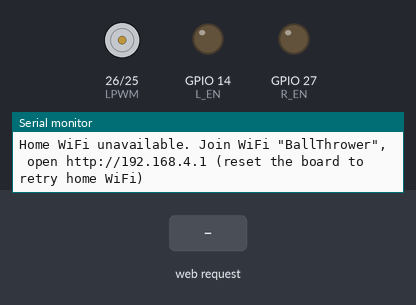
A sketch run on a simulated ESP32. On the bench: motor-driver pin pairs drawn as motors (green arrow = first pin HIGH = forward, orange = second pin HIGH = backward, longer = more drive), output pins drawn as LEDs (lit = HIGH), the last lines printed to the serial monitor. The inputs (shaded band) are chosen by the test bench. WiFi joins after 1.5 s; servers stay silent unless stated.

Above: at 1.2 s.
1.3 s: HTTP request GET /set?p=120 received
At 3.9 s:
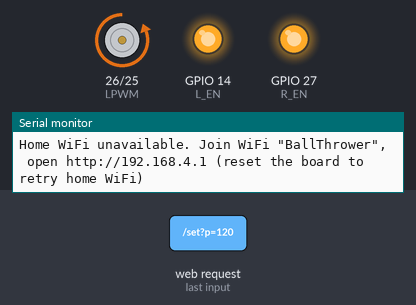
4.3 s: HTTP request GET /hb received
At 4.8 s:
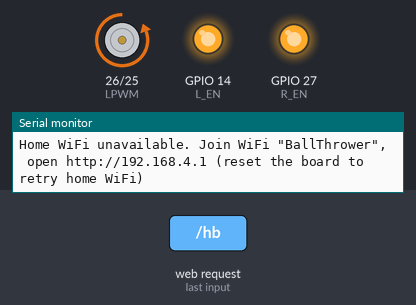
5.8 s: HTTP request GET /stop received
At 6.2 s:
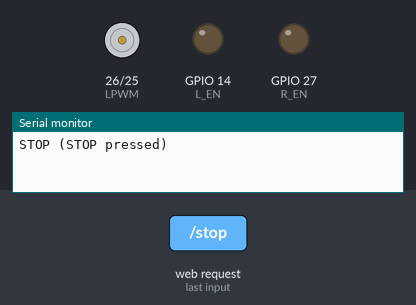
7.3 s: HTTP request GET /set?p=1 received
At 8.5 s:
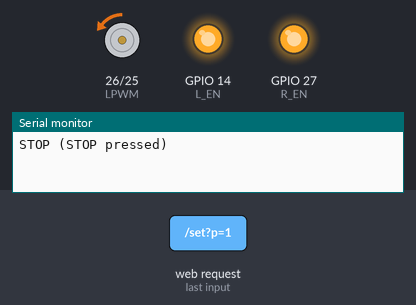
Timing chart, 0 to 11.8 s (numbered marks = the images above; inputs shaded):
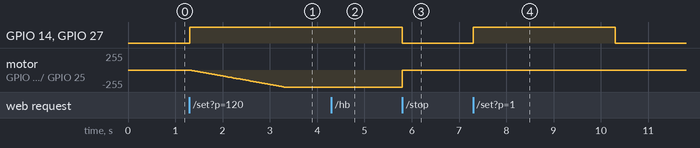

The sketch:

ball_thrower.ino
```cpp
// Ping-pong ball thrower: RS550 speed control from a phone, through a BTS7960
// driver.
//
// Joins your Wi-Fi (settings in config.h); page at http://ballthrower.local
// or the IP printed on serial. Without config.h, or if the Wi-Fi join fails
// for 30 s, it makes its own network "BallThrower" with the page at
// http://192.168.4.1. Unplug the board when not in use.
//
// Safety:
// - boots stopped, driver disabled;
// - speed changes ramp (no instant jump to full power);
// - STOP is instant (PWM 0 and driver disabled);
// - if the page stops checking in for 3 s (phone locked, tab closed, out of
//   range), the motor ramps to a stop.
//
// Wiring (see docs/wiring.md): RPWM 25, LPWM 26, R_EN 27, L_EN 14.
// ESP32 Arduino core 3.x (pin-based LEDC API).

#include <WiFi.h>
#include <WebServer.h>
#include <ESPmDNS.h>
#include <esp_wifi.h>
#include <DNSServer.h>

// Wi-Fi and device settings live in config.h (git-ignored).
// Copy config.example.h to config.h and fill it in.
#if __has_include("config.h")
#include "config.h"
#endif

#if defined(WIFI_STA_SSID) && defined(WIFI_STA_PASSWORD)
#define HAS_WIFI_SECRETS 1
#else
#define HAS_WIFI_SECRETS 0
#endif

// Fallback access point. Set your own AP_PASSWORD (8+ characters) in config.h.
#ifndef AP_SSID
#define AP_SSID "BallThrower"
#endif
#ifndef AP_PASSWORD
#define AP_PASSWORD "change-me-please"
#endif
#ifndef DEVICE_HOSTNAME
#define DEVICE_HOSTNAME "ballthrower"
#endif

constexpr uint8_t RPWM = 25;
constexpr uint8_t LPWM = 26;
constexpr uint8_t R_EN = 27;
constexpr uint8_t L_EN = 14;
constexpr uint32_t PWM_FREQUENCY = 20000;
constexpr uint8_t PWM_RESOLUTION = 8;

constexpr float RAMP_PERCENT_PER_S = 50.0f;      // 0 -> 100 % takes 2 s
constexpr uint32_t HEARTBEAT_TIMEOUT_MS = 3000;
constexpr uint32_t CONTROL_PERIOD_MS = 20;

WebServer server(80);

float targetPercent = 0.0f;
float currentPercent = 0.0f;
bool driverEnabled = false;
uint32_t lastHeartbeatMs = 0;
uint32_t lastControlMs = 0;
const char *lastStopReason = "boot";

void writeDuty(float percent) {
  const uint32_t duty = static_cast<uint32_t>(percent * 255.0f / 100.0f + 0.5f);
  ledcWrite(RPWM, duty);
  ledcWrite(LPWM, 0);
}

void enableDriver(bool on) {
  digitalWrite(R_EN, on ? HIGH : LOW);
  digitalWrite(L_EN, on ? HIGH : LOW);
  driverEnabled = on;
}

void stopNow(const char *reason) {
  targetPercent = 0.0f;
  currentPercent = 0.0f;
  writeDuty(0.0f);
  enableDriver(false);
  lastStopReason = reason;
  Serial.printf("STOP (%s)\n", reason);
}

void controlTick() {
  const uint32_t now = millis();
  const float dt = (now - lastControlMs) / 1000.0f;
  lastControlMs = now;

  if (targetPercent > 0.0f && now - lastHeartbeatMs > HEARTBEAT_TIMEOUT_MS) {
    targetPercent = 0.0f;
    lastStopReason = "page stopped checking in";
    Serial.println("Heartbeat lost: ramping to stop");
  }

  const float step = RAMP_PERCENT_PER_S * dt;
  if (currentPercent < targetPercent) {
    currentPercent = min(targetPercent, currentPercent + step);
  } else if (currentPercent > targetPercent) {
    currentPercent = max(targetPercent, currentPercent - step);
  }

  if (currentPercent > 0.0f && !driverEnabled) enableDriver(true);
  writeDuty(currentPercent);
  if (currentPercent == 0.0f && targetPercent == 0.0f && driverEnabled) enableDriver(false);
}

const char kPage[] PROGMEM = R"HTML(<!doctype html>
<html><head><meta charset="utf-8"><meta name="viewport" content="width=device-width,initial-scale=1">
<title>Ball Thrower</title>
<style>
:root{--bg:#14161a;--panel:#1e2127;--ink:#eef0f3;--muted:#9aa1ad;--go:#2f9e6a;--stop:#d43c3c;--accent:#e8a33d}
*{box-sizing:border-box}body{margin:0;padding:20px 16px;background:var(--bg);color:var(--ink);
font:16px/1.4 system-ui,-apple-system,Segoe UI,Roboto,sans-serif;max-width:480px;margin-inline:auto}
h1{font-size:22px;margin:0 0 4px}.sub{color:var(--muted);font-size:13px;margin-bottom:18px}
.panel{background:var(--panel);border-radius:14px;padding:18px;margin-bottom:14px}
.big{font-size:56px;font-weight:700;font-variant-numeric:tabular-nums;line-height:1}
.row{display:flex;gap:10px;flex-wrap:wrap}.lbl{color:var(--muted);font-size:13px}
input[type=range]{width:100%;height:44px;accent-color:var(--accent)}
button{flex:1;min-width:64px;padding:16px 10px;border:0;border-radius:12px;font-size:18px;font-weight:600;
background:#2b2f37;color:var(--ink)}button:active{transform:scale(.97)}
#go{background:var(--go)}#stop{background:var(--stop);font-size:26px;padding:26px;width:100%}
.bar{height:10px;background:#2b2f37;border-radius:6px;overflow:hidden;margin-top:10px}
.bar>div{height:100%;width:0;background:var(--accent);transition:width .1s}
#msg{color:var(--muted);font-size:13px;min-height:1.4em}
</style></head><body>
<h1>Ball Thrower</h1><div class="sub">RS550 speed control</div>
<div class="panel"><div class="lbl">Motor now</div><div class="big"><span id="cur">0</span>%</div>
<div class="bar"><div id="curbar"></div></div></div>
<div class="panel"><div class="lbl">Set speed: <b id="setv">0</b>%</div>
<input id="sl" type="range" min="0" max="100" step="1" value="0">
<div class="row"><button data-p="25">25</button><button data-p="50">50</button><button data-p="75">75</button><button data-p="100">100</button></div>
<div class="row" style="margin-top:10px"><button id="go">Go</button></div></div>
<button id="stop">STOP</button>
<p id="msg"></p>
<script>
const $=id=>document.getElementById(id);let running=false;
function show(s){$('cur').textContent=Math.round(s.current);$('curbar').style.width=s.current+'%';
 $('msg').textContent=s.target>0?'running':'stopped ('+s.reason+')';}
async function call(p){try{const r=await fetch(p,{cache:'no-store'});show(await r.json());}catch(e){$('msg').textContent='no connection';}}
$('sl').oninput=()=>{$('setv').textContent=$('sl').value;if(running)call('/set?p='+$('sl').value);};
document.querySelectorAll('[data-p]').forEach(b=>b.onclick=()=>{$('sl').value=b.dataset.p;$('sl').oninput();});
$('go').onclick=()=>{running=true;call('/set?p='+$('sl').value);};
$('stop').onclick=()=>{running=false;call('/stop');};
setInterval(()=>call('/hb'),500);
</script></body></html>)HTML";

void sendState() {
  char buf[160];
  snprintf(buf, sizeof buf, "{\"target\":%.1f,\"current\":%.1f,\"driver\":%s,\"reason\":\"%s\"}",
           targetPercent, currentPercent, driverEnabled ? "true" : "false", lastStopReason);
  server.sendHeader("Cache-Control", "no-store");
  server.send(200, "application/json", buf);
}

void handleSet() {
  lastHeartbeatMs = millis();
  float p = server.arg("p").toFloat();
  p = constrain(p, 0.0f, 100.0f);
  targetPercent = p;
  if (p == 0.0f) lastStopReason = "set to 0";
  sendState();
}

void setup() {
  Serial.begin(115200);
  pinMode(R_EN, OUTPUT);
  pinMode(L_EN, OUTPUT);
  enableDriver(false);
  if (!ledcAttach(RPWM, PWM_FREQUENCY, PWM_RESOLUTION) ||
      !ledcAttach(LPWM, PWM_FREQUENCY, PWM_RESOLUTION)) {
    Serial.println("PWM setup failed; driver stays disabled.");
    while (true) delay(1000);
  }
  stopNow("boot");

  // Home WiFi first (station only: an access point on another channel makes
  // the join flaky). If it has not joined within 30 s, start the own network.
  WiFi.persistent(false);
  WiFi.mode(WIFI_STA);
#ifdef WIFI_STA_MAC
  // Optional fixed MAC (config.h), e.g. if the router blocks the factory MAC
  // after repeated failed joins.
  {
    const uint8_t mac[6] = {WIFI_STA_MAC};
    esp_wifi_set_mac(WIFI_IF_STA, mac);
  }
#endif
  WiFi.setSleep(false);
  WiFi.setAutoReconnect(true);
  WiFi.onEvent([](WiFiEvent_t, WiFiEventInfo_t info) {
    Serial.printf("Home WiFi disconnect reason %d\n", info.wifi_sta_disconnected.reason);
  }, ARDUINO_EVENT_WIFI_STA_DISCONNECTED);
#if HAS_WIFI_SECRETS
  {
    const int n = WiFi.scanNetworks();
    int seen = 0;
    for (int i = 0; i < n; i++) {
      if (WiFi.SSID(i) == WIFI_STA_SSID) {
        seen++;
        Serial.printf("Home WiFi seen: signal %d dBm, channel %d, encryption %d\n",
                      static_cast<int>(WiFi.RSSI(i)), static_cast<int>(WiFi.channel(i)), static_cast<int>(WiFi.encryptionType(i)));
      }
    }
    Serial.printf("Scan: %d networks, home WiFi seen %d time(s)\n", n, seen);
    WiFi.scanDelete();
  }
  // Some ESP32 boards see the router fine but fail to join at full transmit
  // power (auth expires); a lower power fixes it on those boards.
  WiFi.setTxPower(WIFI_POWER_8_5dBm);
  WiFi.begin(WIFI_STA_SSID, WIFI_STA_PASSWORD);
  Serial.printf("Joining home WiFi as %s...\n", WiFi.macAddress().c_str());
#else
  Serial.println("No config.h: starting the BallThrower network.");
#endif

  server.on("/", [] { server.send_P(200, "text/html; charset=utf-8", kPage); });
  server.on("/set", handleSet);
  server.on("/stop", [] { stopNow("STOP pressed"); sendState(); });
  server.on("/hb", [] { lastHeartbeatMs = millis(); sendState(); });
  server.on("/state", sendState);
  // Android/Chrome connectivity checks: "internet works", stay on this WiFi.
  server.on("/generate_204", [] { server.send(204); });
  server.on("/gen_204", [] { server.send(204); });
  server.onNotFound([] {
    server.sendHeader("Location", "http://192.168.4.1/");
    server.send(302);
  });
  server.begin();
  lastControlMs = millis();
}

bool apStarted = false;
DNSServer dns;

void wifiTick() {
  static bool wasConnected = false;
  static bool mdnsStarted = false;
  const bool connected = WiFi.status() == WL_CONNECTED;
  if (connected && !wasConnected) {
    if (!mdnsStarted) mdnsStarted = MDNS.begin(DEVICE_HOSTNAME);
    Serial.printf("Home WiFi OK. Open http://%s.local or http://%s\n",
                  DEVICE_HOSTNAME, WiFi.localIP().toString().c_str());
  }
  if (!connected && !apStarted && (!HAS_WIFI_SECRETS || millis() > 30000)) {
    apStarted = true;
    WiFi.disconnect(true);
    WiFi.mode(WIFI_AP);
    WiFi.softAP(AP_SSID, AP_PASSWORD);
    // Answer every name with this board, so Android believes the network has
    // internet and does not send the browser over mobile data instead.
    dns.start(53, "*", WiFi.softAPIP());
    Serial.printf("Home WiFi unavailable. Join WiFi \"%s\", open http://%s (reset the board to retry home WiFi)\n",
                  AP_SSID, WiFi.softAPIP().toString().c_str());
  }
  wasConnected = connected;
}

void loop() {
  server.handleClient();
  if (millis() - lastControlMs >= CONTROL_PERIOD_MS) controlTick();
  wifiTick();
  if (apStarted) dns.processNextRequest();
}
```

config.example.h
```cpp
#pragma once

// Copy this file to config.h (git-ignored) and fill in your details.
// Without config.h (or if the Wi-Fi join fails for 30 s), the ESP32 starts
// its own access point instead; its page is then at http://192.168.4.1/

// Wi-Fi network the ESP32 joins (2.4 GHz).
#define WIFI_STA_SSID "your-wifi-name"
#define WIFI_STA_PASSWORD "your-wifi-password"

// mDNS name: the page is served at http://<DEVICE_HOSTNAME>.local
#define DEVICE_HOSTNAME "ballthrower"

// Fallback access point name and password (password: 8+ characters).
#define AP_SSID "BallThrower"
#define AP_PASSWORD "choose-an-ap-password"

// Optional: use a fixed, locally administered MAC address (first byte 0x02)
// if your router stops accepting the board after repeated failed joins.
// #define WIFI_STA_MAC 0x02, 0x00, 0x00, 0x00, 0x00, 0x01
```

Measured:
- after the input at 1.3 s, GPIO 14 (L_EN), GPIO 27 (R_EN): LOW → HIGH at once; motor on GPIO 26 (LPWM) / GPIO 25 (RPWM): moves from stopped to backward 255/255 over 2.0 s, starting at once
- after the input at 4.3 s, motor on GPIO 26 (LPWM) / GPIO 25 (RPWM): stays backward 255/255 (without the input it goes to backward 251/255 after 0.02 s)
- after the input at 5.8 s, GPIO 14 (L_EN), GPIO 27 (R_EN): HIGH → LOW at once; motor on GPIO 26 (LPWM) / GPIO 25 (RPWM): backward 255/255 → stopped at once
- after the input at 7.3 s, GPIO 14 (L_EN), GPIO 27 (R_EN): LOW → HIGH at once, → LOW 3.0 s later; motor on GPIO 26 (LPWM) / GPIO 25 (RPWM): stopped → backward 3/255 at once, → stopped 3.0 s later
